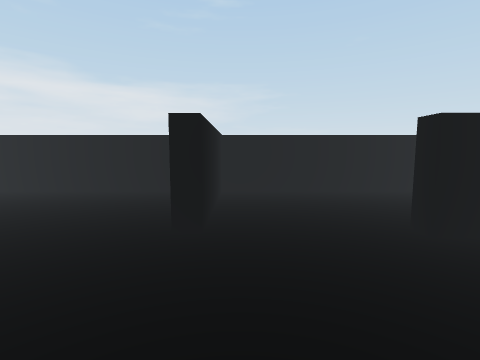
View 1 (above)

16 first-person views from a walk through a 3-D level made in the Unity game engine. The camera is 1.3 m above the floor, tilts 6° down and sees 85° across. The floor is counted in squares, 1 m on a side. Each view is taken from the middle of a square. On the plan, view 1 faces up. The plan holds only what a view shows up to about 13 squares ahead; the rest is blank. The place goes on beyond the plan.

View 2
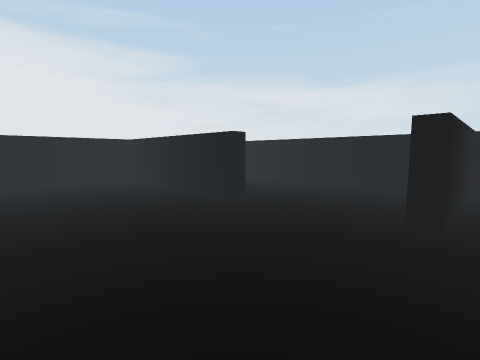

View 3
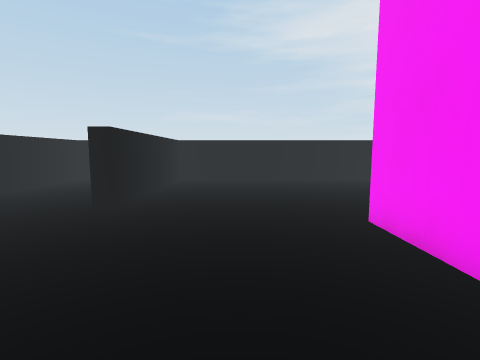

View 4
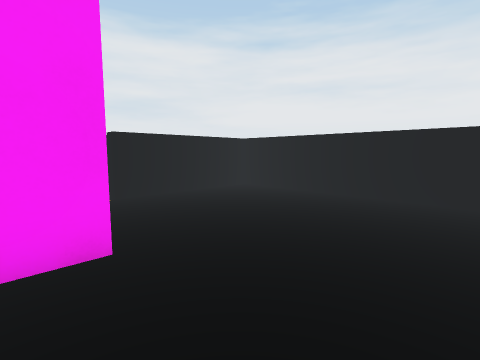

View 5
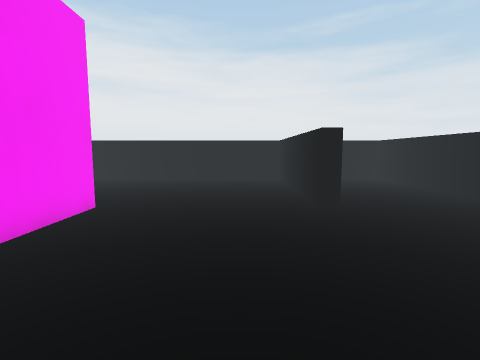

View 6
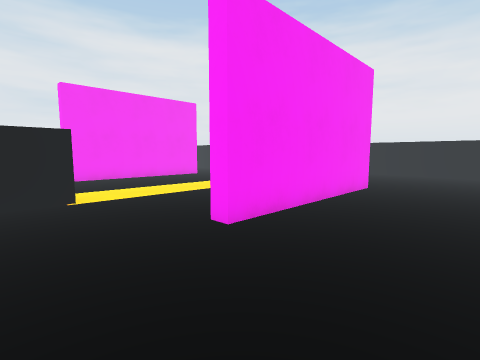

View 7
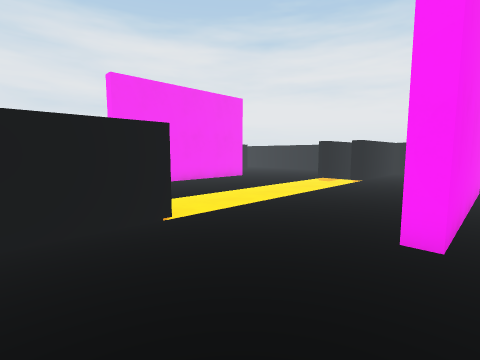

View 8
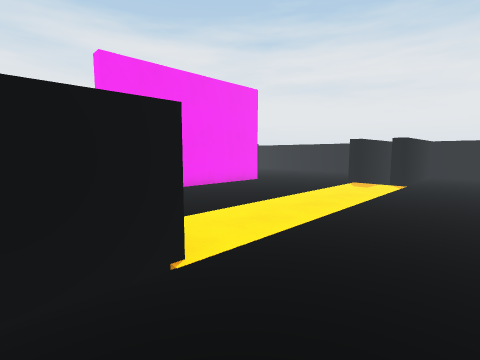

View 9
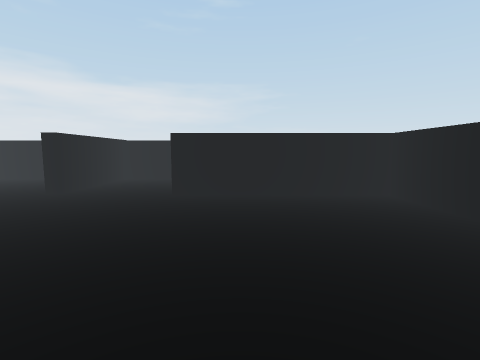

View 10
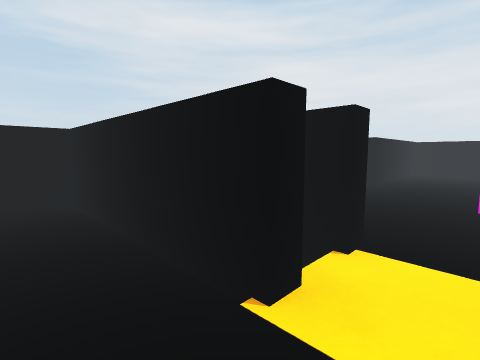

View 11
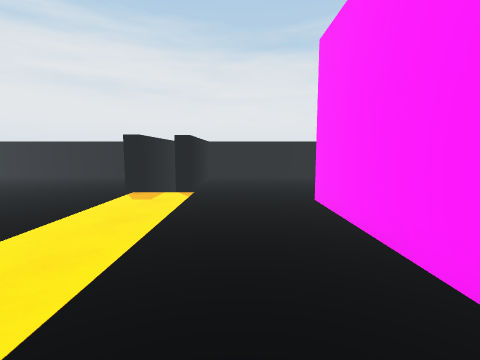

View 12
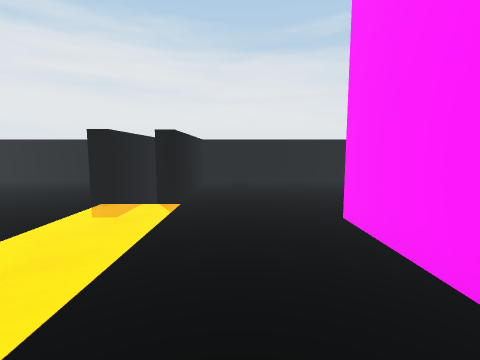

View 13
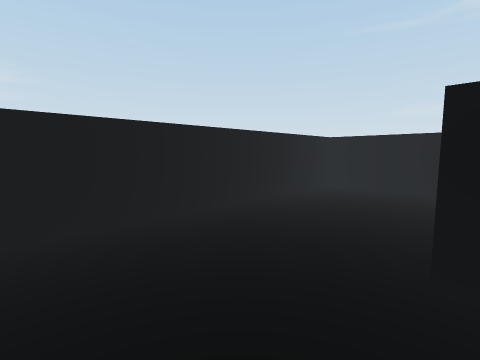

View 14
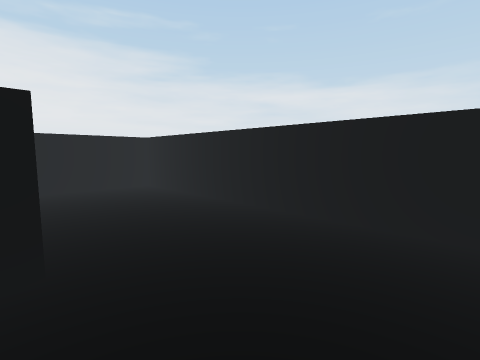

View 15
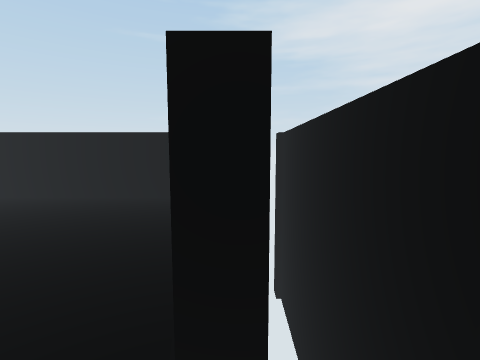

View 16
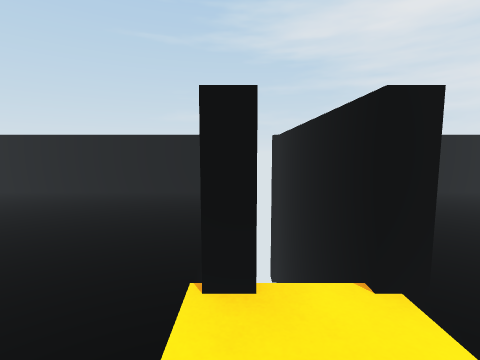

### Floor plan
Points are (right, up) in squares from view 1. A wall is a line through its corners. A room is listed if a view was taken in it or the views show most of it. See-through windows are left out.
Room 1 (views 1, 2, 3, 4, 5, 6, 7, 8, 9, 10, 11, 12, 13, 14, 15, 16)
walls: (-0.1, -1.9) (-5.2, -1.9); (-5.2, -1.4) (1.9, -1.4) (1.9, -2); (-5.2, 4.5) (-5.2, 3.9) (-11.8, 3.9) (-11.8, -5.6) (-6.7, -5.6) (-6.7, -6.2); (3.3, -6.2) (3.3, -5.6) (9.6, -5.6) (9.6, 3.9) (2.9, 3.9) (2.9, 4.5); (-2, 8.7) (-11.8, 8.7) (-11.8, 5.1); (3.3, -7.9) (3.3, -7.3) (10.1, -7.3); (-6.5, -7.3) (-6.5, -7.8); (9.6, 5.2) (9.6, 8.7) (-0.6, 8.7) (-0.6, 4.1) (-1.1, 4.1)

Where each view was taken, in squares from view 1:
view 1: 0 up, 0 right, facing up
view 2: 1 down, 0 right, facing up-left
view 3: 1 up, 3 left, facing right
view 4: 2 up, 4 left, facing down-left
view 5: 2 up, 1 right, facing left
view 6: 2 up, 5 right, facing down-left
view 7: 1 down, 6 right, facing down-left
view 8: 3 down, 5 right, facing down-left
view 9: 4 down, 5 right, facing up
view 10: 4 down, 2 right, facing down-right
view 11: 4 down, 2 right, facing left
view 12: 4 down, 0 right, facing left
view 13: 4 up, 0 right, facing up-right
view 14: 4 up, 2 left, facing up-left
view 15: 6 down, 2 right, facing right
view 16: 6 down, 1 right, facing right
